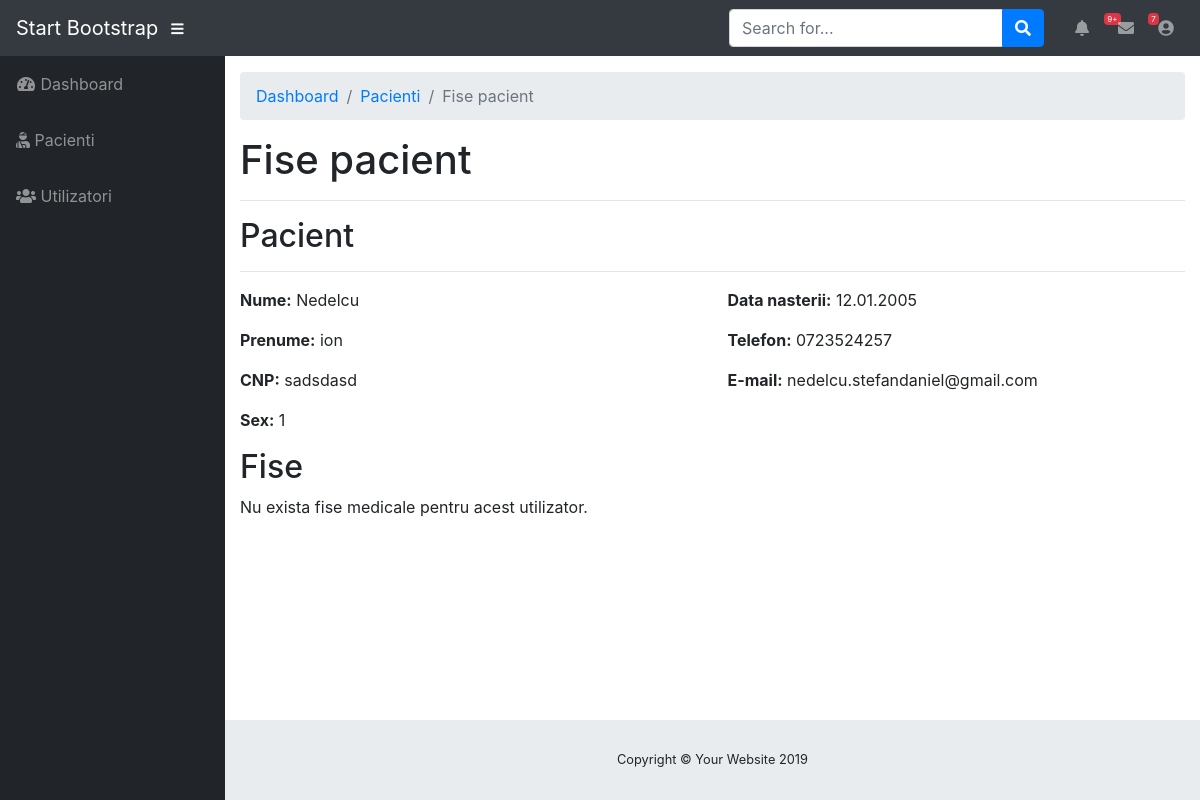
The page /pacient_fise.php?id=1 on the database as committed earlier.
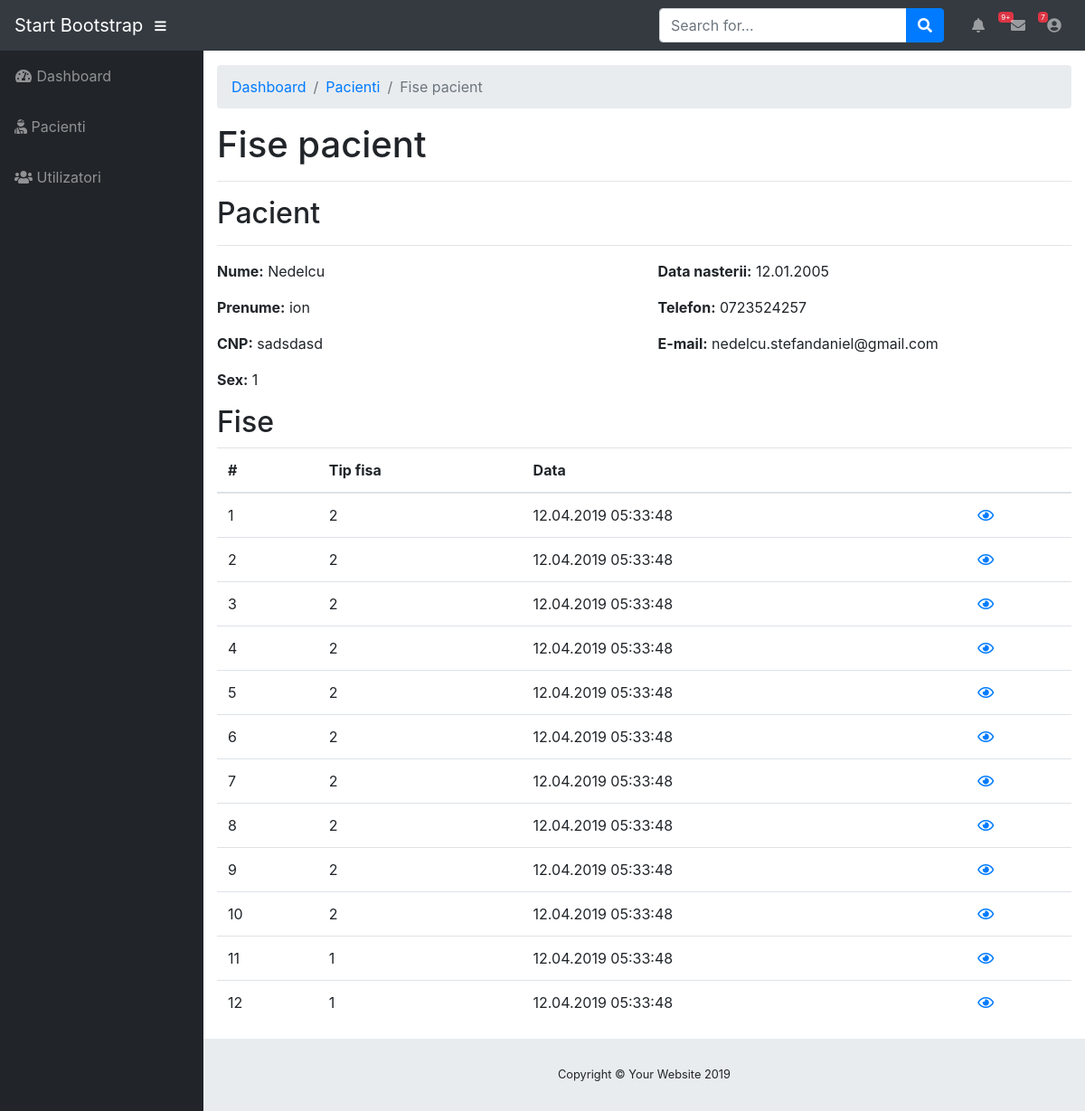
The same page on the database as committed later.
### tables this page shows
CREATE TABLE `pacienti` (
  `id` int(255) NOT NULL,
  `nume` varchar(255) NOT NULL,
  `prenume` varchar(255) NOT NULL,
  `cnp` varchar(10) NOT NULL,
  `data_nastere` date NOT NULL,
  `sex` tinyint(1) NOT NULL,
  `telefon` varchar(15) NOT NULL,
  `email` varchar(255) NOT NULL
);

CREATE TABLE `fise_medicale` (
  `id` int(255) NOT NULL,
  `data_adaugare` datetime NOT NULL DEFAULT CURRENT_TIMESTAMP,
  `observatii` text NOT NULL,
  `tip_fisa` int(10) NOT NULL,
  `id_pacient` int(255) NOT NULL,
  `trimisa` tinyint(1) NOT NULL DEFAULT '0',
  `id_spital` int(255) DEFAULT NULL,
  `id_utilizator` int(255) DEFAULT NULL
);

### _inc/classes/Db.php (called while the page is built, shortened)
<?php
class Db{
    private $con;
    private function Connect(){
        global $username, $password, $db, $servername;
        $this->con = new mysqli($servername, $username, $password, $db);
    }
    public function getQuerry($query){
        $result = $this->con->query($query);
        return $result;
    }
    public function getArray($rezultat){
        $re = array();
        if (mysqli_num_rows($rezultat) > 0){
            while($row = mysqli_fetch_assoc($rezultat)) {
                $re[]=$row;
            }
        }else{
        }
        return $re;
    }
    public function getRow($result){
        $re = array();
        if (mysqli_num_rows($result) > 0) {
           while($row = mysqli_fetch_assoc($result)) {
               $re=$row;
              break;
           }
       } else {
       }
       return $re;
    }
}
?>

### _inc/models/Pacienti.php (called while the page is built, shortened)
<?php
class Pacienti extends Db{
    public function getPacient($id){
        $query = "SELECT * FROM `pacienti`
                WHERE `pacienti`.`id`='".$id."'";
        $rezultat = $this->getQuerry($query);
        $pacient = $this->getRow($rezultat);
        return $pacient;
    }
}
?>

### _inc/models/FiseMedicale.php (called while the page is built, shortened)
<?php
class FiseMedicale extends Db{
    public function getPacientFise($id){
        $query= "SELECT * FROM `fise_medicale` WHERE `id_pacient`='".$id."' ORDER BY `data_adaugare` DESC";
        $rezultat = $this->getQuerry($query);
        return  $this->getArray($rezultat);
    }
}
?>

### pacient_fise.php (the view, shortened to what this page needs)
<?php
    if(isset($_GET["id"]) && $_GET["id"]>0){
        $id = $_GET["id"];
    }else{
        exit();
    }
    require_once('./_inc/models/Pacienti.php');
    require_once("./_inc/models/FiseMedicale.php");
    $pacientiModel = new Pacienti();
    $fiseMedicaleModel = new FiseMedicale();
    $pacient = $pacientiModel->getPacient($id);
    $fise = $fiseMedicaleModel->getPacientFise($id);
    include("./header.php");
?>
      <div class="container-fluid">
        <ol class="breadcrumb">
            <li class="breadcrumb-item"><a href="./dashboard">Dashboard</a></li>
            <li class="breadcrumb-item"><a href="./pacienti_listare">Pacienti</a></li>
            <li class="breadcrumb-item active">Fise pacient</li>
        </ol>
        <h1>Fise pacient</h1>
        <hr>
        <h2>Pacient</h2>
        <hr>
        <div class="row">
            <div class="col-6">
                <p><b>Nume:</b> <?php echo $pacient["nume"]; ?></p>
                <p><b>Prenume:</b> <?php echo $pacient["prenume"]; ?></p>
                <p><b>CNP:</b> <?php echo $pacient["cnp"]; ?></p>
                <p><b>Sex:</b> <?php echo $pacient["sex"]; ?></p>
            </div>
            <div class="col-6">
                <p><b>Data nasterii:</b> <?php echo date("d.m.Y",strtotime($pacient["data_nastere"])); ?></p>
                <p><b>Telefon:</b> <?php echo $pacient["telefon"]; ?></p>
                <p><b>E-mail:</b> <?php echo $pacient["email"]; ?></p>
            </div>
        </div>
        <h2>Fise</h2>
        <?php
            if(count($fise) > 0){ ?>
        <table class="table table-hover">
            <thead>
                <tr>
                <th scope="col">#</th>
                <th scope="col">Tip fisa</th>
                <th scope="col">Data</th>
                <th scope="col"></th>
                </tr>
            </thead>
            <tbody>
            <?php
                foreach($fise as $i => $fisa){
                ?>
                <tr>
                    <td><?php echo $i+1; ?></td>
                    <td><?php echo $fisa["tip_fisa"]; ?></td>
                    <td><?php echo date("d.m.Y H:i:s",strtotime($fisa["data_adaugare"])); ?></td>
                    <td>
                      <a href="fisa_vizualizare?id=<?php echo $fisa["id"]; ?>" title="Vezi fisa medicala"><i class="far fa-eye"></i></a>
                    </td>
                </tr>
                <?php
                }
                ?>
            </tbody>
        </table>
        <?php
            }else{ ?>
            <p>Nu exista fise medicale pentru acest utilizator.</p>
            <?php }  ?>
      </div>
 <?php
  include("./footer.php");
 ?>

### header.php (shortened to what this page needs)
<!DOCTYPE html>
<html lang="en">
<head>
  <link href="./public/vendor/fontawesome-free/css/all.min.css" rel="stylesheet" type="text/css">
  <link href="./public/vendor/datatables/dataTables.bootstrap4.css" rel="stylesheet">
  <link href="./public/css/sb-admin.css" rel="stylesheet">
</head>
<body id="page-top">
  <nav class="navbar navbar-expand navbar-dark bg-dark static-top">
    <a class="navbar-brand mr-1" href="index.html">Start Bootstrap</a>
    <button class="btn btn-link btn-sm text-white order-1 order-sm-0" id="sidebarToggle" href="#">
      <i class="fas fa-bars"></i>
    </button>
    <form class="d-none d-md-inline-block form-inline ml-auto mr-0 mr-md-3 my-2 my-md-0">
      <div class="input-group">
        <input type="text" class="form-control" placeholder="Search for..." aria-label="Search" aria-describedby="basic-addon2">
        <div class="input-group-append">
          <button class="btn btn-primary" type="button">
            <i class="fas fa-search"></i>
          </button>
        </div>
      </div>
    </form>
    <ul class="navbar-nav ml-auto ml-md-0">
      <li class="nav-item dropdown no-arrow mx-1">
        <a class="nav-link dropdown-toggle" href="#" id="alertsDropdown" role="button" data-toggle="dropdown" aria-haspopup="true" aria-expanded="false">
          <i class="fas fa-bell fa-fw"></i>
          <span class="badge badge-danger">9+</span>
        </a>
      </li>
      <li class="nav-item dropdown no-arrow mx-1">
        <a class="nav-link dropdown-toggle" href="#" id="messagesDropdown" role="button" data-toggle="dropdown" aria-haspopup="true" aria-expanded="false">
          <i class="fas fa-envelope fa-fw"></i>
          <span class="badge badge-danger">7</span>
        </a>
      </li>
      <li class="nav-item dropdown no-arrow">
        <a class="nav-link dropdown-toggle" href="#" id="userDropdown" role="button" data-toggle="dropdown" aria-haspopup="true" aria-expanded="false">
          <i class="fas fa-user-circle fa-fw"></i>
        </a>
      </li>
    </ul>
  </nav>
  <div id="wrapper">
<?php include('./sidebar.php');?>
    <div id="content-wrapper">

### sidebar.php
<ul class="sidebar navbar-nav">
  <li class="nav-item">
    <a class="nav-link" href="./dashboard">
      <i class="fas fa-fw fa-tachometer-alt"></i>
      <span>Dashboard</span>
    </a>
  </li>
  <li class="nav-item">
    <a class="nav-link" href="./pacienti_listare">
        <i class="fas fa-user-injured"></i>
      <span>Pacienti</span></a>
  </li>
  <li class="nav-item">
    <a class="nav-link" href="./utilizatori">
    <i class="fas fa-users"></i>
      <span>Utilizatori</span></a>
  </li>
</ul>

### footer.php (shortened to what this page needs)
     <footer class="sticky-footer">
        <div class="container my-auto">
          <div class="copyright text-center my-auto">
            <span>Copyright © Your Website 2019</span>
          </div>
        </div>
      </footer>
    </div>
  </div>
</body>
</html>

Rows that differ between the two databases and show on the page:
added fise_medicale: tip_fisa "2", data_adaugare "12.04.2019 05:33:48"
added fise_medicale: tip_fisa "2", data_adaugare "12.04.2019 05:33:48"
added fise_medicale: tip_fisa "2", data_adaugare "12.04.2019 05:33:48"
added fise_medicale: tip_fisa "2", data_adaugare "12.04.2019 05:33:48"
added fise_medicale: tip_fisa "2", data_adaugare "12.04.2019 05:33:48"
added fise_medicale: tip_fisa "2", data_adaugare "12.04.2019 05:33:48"
added fise_medicale: tip_fisa "2", data_adaugare "12.04.2019 05:33:48"
added fise_medicale: tip_fisa "2", data_adaugare "12.04.2019 05:33:48"
added fise_medicale: tip_fisa "2", data_adaugare "12.04.2019 05:33:48"
added fise_medicale: tip_fisa "2", data_adaugare "12.04.2019 05:33:48"
added fise_medicale: tip_fisa "1", data_adaugare "12.04.2019 05:33:48"
added fise_medicale: tip_fisa "1", data_adaugare "12.04.2019 05:33:48"
Other text that changed with them:
text no longer shown: "Nu exista fise medicale pentru acest utilizator."
text now shown: "# Tip fisa Data"
